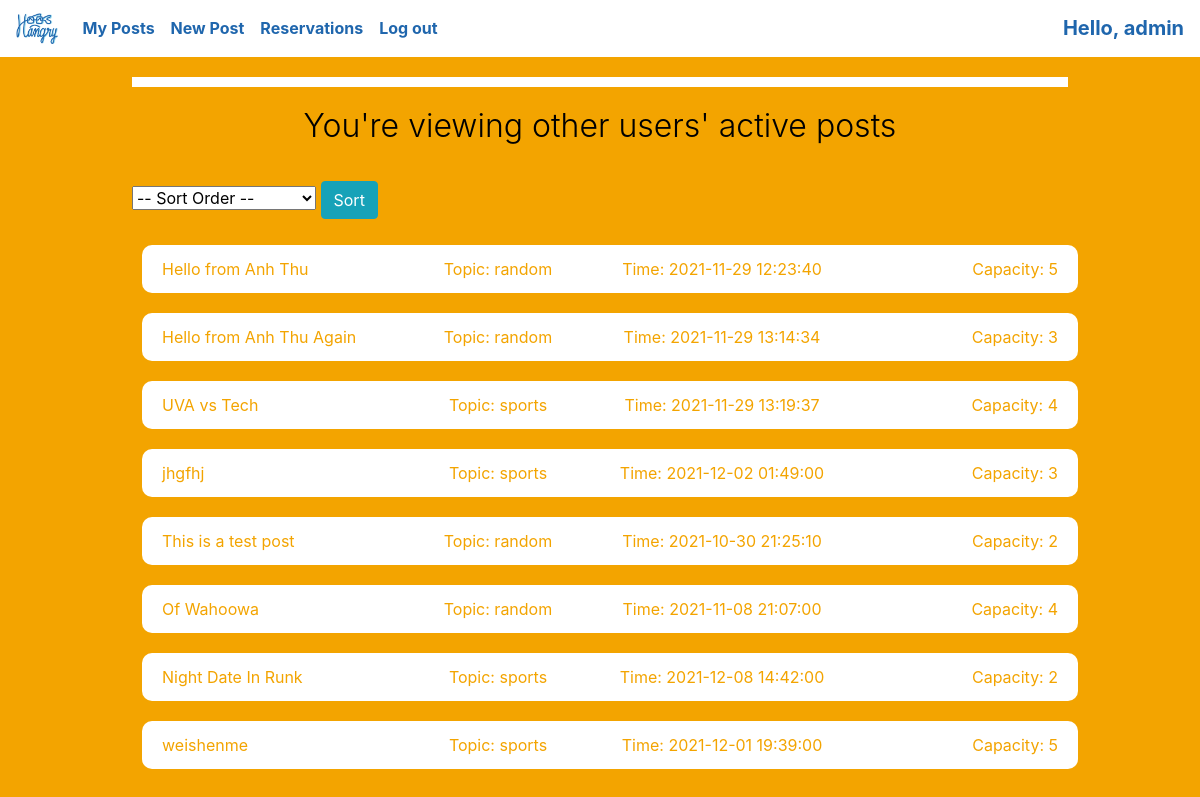
The app's page /mainpage.php (signed in) with its own data.
### tables this page shows
CREATE TABLE `post` (
  `pid` int(11) NOT NULL,
  `cid` varchar(10) NOT NULL,
  `time` datetime NOT NULL,
  `details` varchar(1000) DEFAULT NULL,
  `capacity` int(11) NOT NULL,
  `tid` int(11) NOT NULL,
  CHECK (capacity < 6)
);

CREATE TABLE `topic` (
  `tid` int(11) NOT NULL,
  `name` varchar(50) NOT NULL
);

### mysql-helper.php (called while the page is built, shortened)
<?php
include 'mysql-connect.php';
function bindAllParams($stmt, $params) {
  for ($i = 0; $i < count($params); $i++) {
    $stmt->bindValue($i + 1, $params[$i]);
  }
}
function execute_query($sql, $params=null) {
  global $db;
  $stmt = $db->prepare($sql);
  if ($params) { bindAllParams($stmt, $params); }
  $success = $stmt->execute();
  $returnArr = array("was_successful" => $success,
                      "error_info" => $stmt->errorInfo(),
                      "row_count" => $stmt->rowCount(),
                      "rows_affected" => $stmt->fetchAll());
  return $returnArr;
}
?>

### mainpage.php (the view, shortened to what this page needs)
<html>
<?php
include("common-head.php");
include("mysql-helper.php");
?>
<head>
<link rel="stylesheet" href="mainpage.css" />
<link rel="stylesheet" href="main.css" />
</head>
<body>
<?php include('header.php') ?>
<?php
    $posts = array();
    if(isset($_SESSION['cid'])){
        $cid = $_SESSION['cid'];
        $sql = "SELECT pid, cid, time, details, capacity, name FROM post NATURAL JOIN topic WHERE cid != ? ";
        $retrieve_result = execute_query($sql,array($cid));
        $posts = $retrieve_result['rows_affected'];
    }
?>
<div class="container-fluid app-wrapper">
    <div class="white-bar"></div>
    <p class="display-4" style="color:black;">You're viewing other users' active posts</p>
    <div class="content-wrapper">
        <form action="mainpage.php" method="post">
            <select name="sort" class="form-select form-select-lg" aria-label="Default select example">
            <option disabled selected>-- Sort Order --</option>
            </select>
            <input type="submit" value="Sort" class="btn btn-info">
        </form>
        <div class="list-group">
            <?php for($i = 0; $i < count($posts); $i++): ?>
                <a href="postDetail.php?pid=<?php echo $posts[$i]['pid'] ?>">
                    <li class="post-item cell">
                        <span class="first"><?php echo $posts[$i]['details'] ?></span>
                        <span>Topic: <?php echo $posts[$i]['name'] ?></span>
                        <span>Time: <?php echo $posts[$i]['time'] ?></span>
                        <span class="last">Capacity: <?php echo $posts[$i]['capacity'] ?></span>
                    </li>
                </a>
            <?php endfor; ?>
        </div>
    </div>
</div>
</body>
</html>

### mainpage.css (style rules this page uses)
.post-item { padding: .75rem 1.25rem; background-color: #fff; color:#f3a400; border-radius: 10px; margin: 10px; transition: 0.5s; display: flex; justify-content: space-between; }
.list-group { list-style-type: none; }
li.cell { display: table; width: 100%; table-layout: fixed; }
li.cell span { display: table-cell; text-align: center; }
li.cell span.first { display: table-cell; text-align: left; }
li.cell span.last { display: table-cell; text-align: right; }

### main.css (style rules this page uses)
.app-wrapper { display: flex; flex-direction: column; align-items: center; background-color: #f3a400; color: white; min-height: 100%; overflow: auto; }
.white-bar { background-color: white; width: 80%; height: 10px; margin: 20px; }
.display-4 { font-size: 2rem; }
.content-wrapper { margin-top: 20px; width: 80%; }

### records on screen
post: details "Hello from Anh Thu", tid.name "random", time "2021-11-29 12:23:40", capacity "5"
post: details "Hello from Anh Thu Again", tid.name "random", time "2021-11-29 13:14:34", capacity "3"
post: details "UVA vs Tech", tid.name "sports", time "2021-11-29 13:19:37", capacity "4"
post: details "jhgfhj", tid.name "sports", time "2021-12-02 01:49:00", capacity "3"
post: details "This is a test post", tid.name "random", time "2021-10-30 21:25:10", capacity "2"
post: details "Of Wahoowa", tid.name "random", time "2021-11-08 21:07:00", capacity "4"
post: details "Night Date In Runk", tid.name "sports", time "2021-12-08 14:42:00", capacity "2"
post: details "weishenme", tid.name "sports", time "2021-12-01 19:39:00", capacity "5"

### other values on screen
$_SESSION['name'] "admin"
